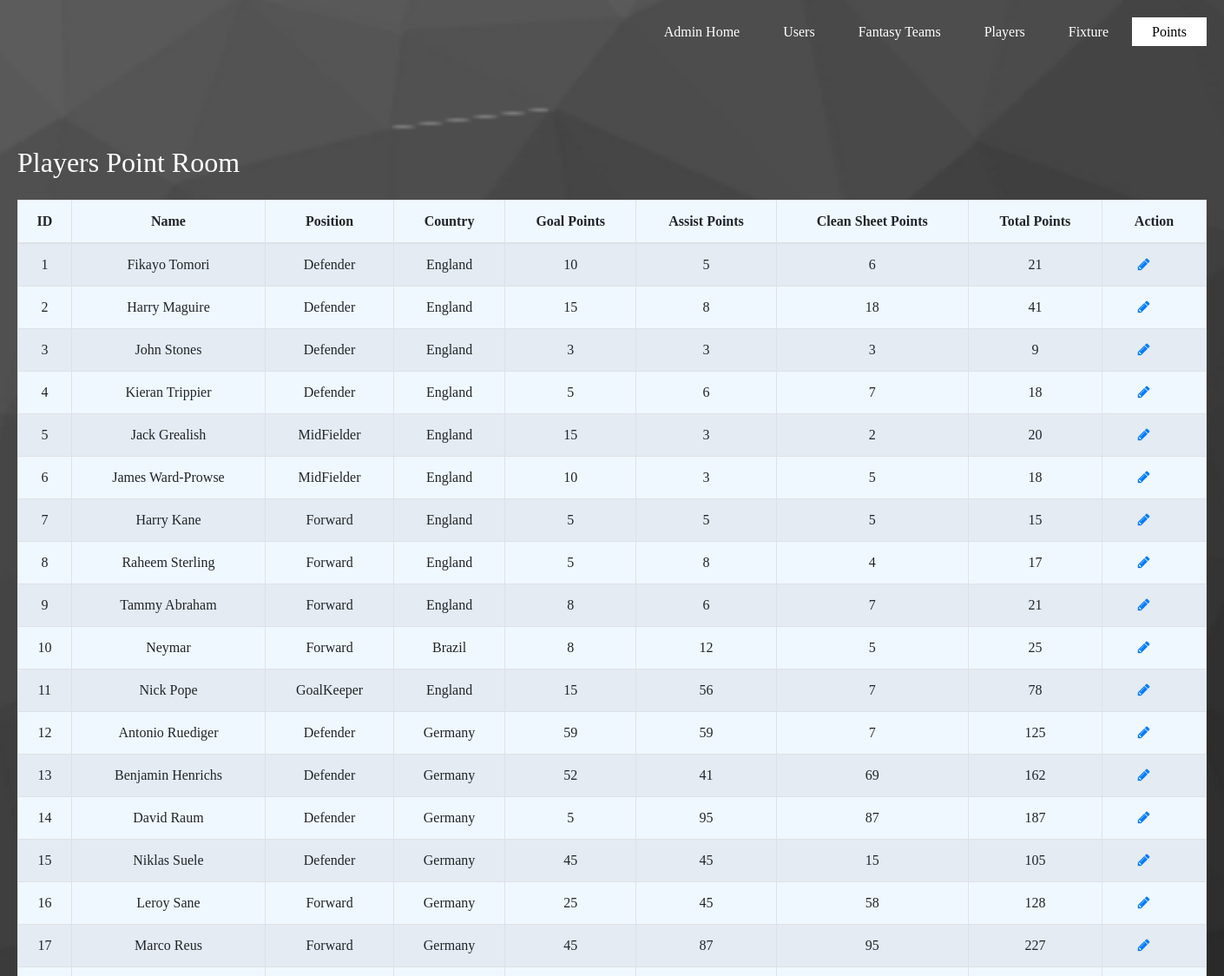
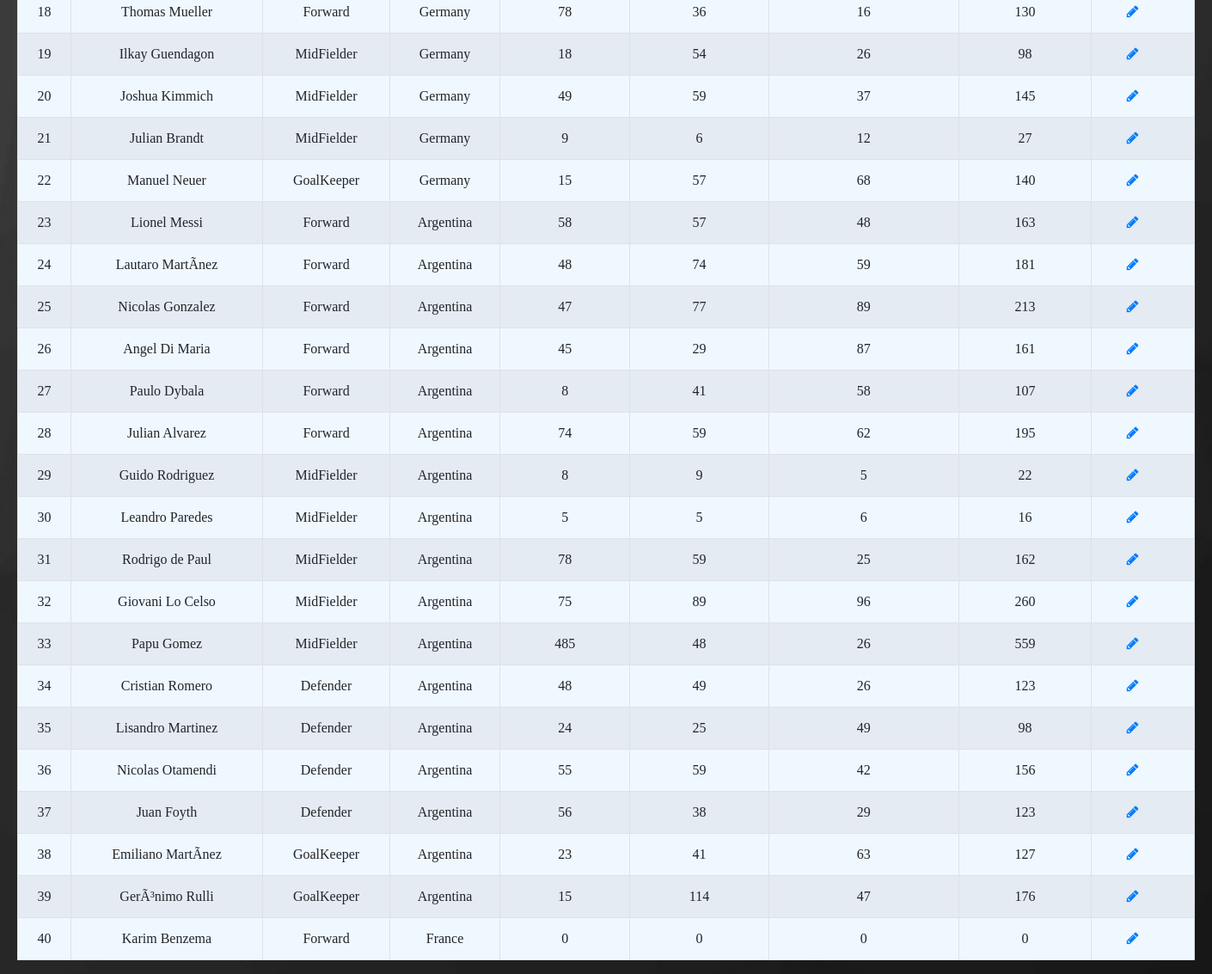
Screenshot of /Points_Room.php with the database file from the repository (2 pictures, top to bottom).
### tables this page shows
CREATE TABLE `players` (
  `Country` text NOT NULL,
  `id` int(100) NOT NULL,
  `Position` varchar(100) NOT NULL,
  `Name` varchar(100) NOT NULL,
  `age` int(100) NOT NULL,
  `apps` int(100) NOT NULL,
  `goals` int(100) NOT NULL,
  `goalp` int(100) NOT NULL,
  `assistp` int(100) NOT NULL,
  `cleanp` int(100) NOT NULL,
  `points` int(100) NOT NULL
);

### Points_Room.php (the view, shortened to what this page needs)
<!DOCTYPE html>
<html lang="en">
<head>
    <link rel="stylesheet" href="https://stackpath.bootstrapcdn.com/bootstrap/4.5.2/css/bootstrap.min.css">
    <link rel="stylesheet" href="https://maxcdn.bootstrapcdn.com/font-awesome/4.7.0/css/font-awesome.min.css">
    <link rel="stylesheet" type="text/css" href="styleadminhome.css">
    <link rel="stylesheet" href="matches.css">
    <body >
</head>
<body>
    <div class="wrapper">
        <div class="container-fluid">
            <div class="row" >
                <div class="col-md-12">
                    <div class="main">
                        <ul>
                            <li ><a href="adminhome.php">Admin Home</a></li>
                            <li><a href="usertest.php">Users</a></li>
                            <li><a href="fantasyadmin.php">Fantasy Teams</a></li>
                            <li><a href="control_player.php">Players</a></li>
                            <li><a href="admin_fixture.php">Fixture</a></li>
                            <li class="active"><a href="Points_Room.php">Points</a></li>
                        </ul>
                    </div>
                    <div class="mt-5 mb-3 clearfix" >
                        <h2 class="pull-left" style="color: white;margin-top :120px;">Players Point Room</h2>
                    </div>
                    <?php
                    require_once "config.php";
                    $sql = "SELECT * FROM players";
                    if($result = mysqli_query($conn, $sql)){
                        if(mysqli_num_rows($result) > 0){
                            echo '<table class="table table-bordered table-striped">';
                                echo "<thead>";
                                    echo "<tr>";
                                        echo "<th>ID</th>";
                                        echo "<th>Name</th>";
                                        echo "<th>Position</th>";
                                        echo "<th>Country</th>";
                                        echo "<th>Goal Points</th>";
                                        echo "<th>Assist Points</th>";
                                        echo "<th>Clean Sheet Points</th>";
                                        echo "<th>Total Points</th>";
                                        echo "<th>Action</th>";
                                    echo "</tr>";
                                echo "</thead>";
                                echo "<tbody>";
                                while($row = mysqli_fetch_array($result)){
                                    echo "<tr>";
                                        echo "<td>" . $row['id'] . "</td>";
                                        echo "<td>" . $row['Name'] . "</td>";
                                        echo "<td>" . $row['Position'] . "</td>";
                                        echo "<td>" . $row['Country'] . "</td>";
                                        echo "<td>" . $row['goalp'] . "</td>";
                                        echo "<td>" . $row['assistp'] . "</td>";
                                        echo "<td>" . $row['cleanp'] . "</td>";
                                        $sum = $row['assistp']+ $row['goalp'] +$row['cleanp'];
                                        echo "<td>" .$sum . "</td>";
                                        echo "<td>";
                                            echo '<a href="points_update.php?id='. $row['id'] .'" class="mr-3" title="Update Points" data-toggle="tooltip"><span class="fa fa-pencil"></span></a>';
                                        echo "</td>";
                                    echo "</tr>";
                                }
                                echo "</tbody>";
                            echo "</table>";
                        } else{
                            echo '<div class="alert alert-danger"><em>No records were found.</em></div>';
                        }
                    } else{
                        echo "Oops! Something went wrong. Please try again later.";
                    }
                    ?>
                </div>
            </div>
        </div>
    </div>
</body>
</html>

### styleadminhome.css (style rules this page uses)
* { margin: 0; padding: 0; font-family:'myFirstFont'; }
ul { float: right; list-style-type: none; margin-top: 25px; }
ul li { display: inline-block; }
ul li a { text-decoration: none; color: #fff; padding: 5px 20px; border: 3px solid transparent; transition: 0.6s ease; }
ul li.active a { background-color: #fff; color: #000; }
.main { max-width: 1400px; margin: auto; }

### matches.css (style rules this page uses)
* { padding: 0; outline: 0; font-family:'myFirstFont'; text-align: center; }
body { height: 100%; background-image: url(10.jpg); background-size: cover; background-repeat: no-repeat; background-position: fill; }

### Points_Room.php (style rules this page uses)
.wrapper { width: 1400px; margin: 0 auto; }
table tr td:last-child { width: 120px; }
table { background-color:aliceblue; }
* { margin: 0; padding: 0; font-family:'myFirstFont'; }
body { background-image: url("8.png"); background-repeat: no-repeat, repeat; height: cover; background-size: cover; background-position: center; }

### rows the page displays
players: id "1", Name "Fikayo Tomori", Position "Defender", Country "England", goalp "10", assistp "5", cleanp "6", sum "21"
players: id "2", Name "Harry Maguire", Position "Defender", Country "England", goalp "15", assistp "8", cleanp "18", sum "41"
players: id "3", Name "John Stones", Position "Defender", Country "England", goalp "3", assistp "3", cleanp "3", sum "9"
players: id "4", Name "Kieran Trippier", Position "Defender", Country "England", goalp "5", assistp "6", cleanp "7", sum "18"
players: id "5", Name "Jack Grealish", Position "MidFielder", Country "England", goalp "15", assistp "3", cleanp "2", sum "20"
players: id "6", Name "James Ward-Prowse", Position "MidFielder", Country "England", goalp "10", assistp "3", cleanp "5", sum "18"
players: id "7", Name "Harry Kane", Position "Forward", Country "England", goalp "5", assistp "5", cleanp "5", sum "15"
players: id "8", Name "Raheem Sterling", Position "Forward", Country "England", goalp "5", assistp "8", cleanp "4", sum "17"
players: id "9", Name "Tammy Abraham", Position "Forward", Country "England", goalp "8", assistp "6", cleanp "7", sum "21"
players: id "10", Name "Neymar", Position "Forward", Country "Brazil", goalp "8", assistp "12", cleanp "5", sum "25"
players: id "11", Name "Nick Pope", Position "GoalKeeper", Country "England", goalp "15", assistp "56", cleanp "7", sum "78"
players: id "12", Name "Antonio Ruediger", Position "Defender", Country "Germany", goalp "59", assistp "59", cleanp "7", sum "125"
players: id "13", Name "Benjamin Henrichs", Position "Defender", Country "Germany", goalp "52", assistp "41", cleanp "69", sum "162"
players: id "14", Name "David Raum", Position "Defender", Country "Germany", goalp "5", assistp "95", cleanp "87", sum "187"
players: id "15", Name "Niklas Suele", Position "Defender", Country "Germany", goalp "45", assistp "45", cleanp "15", sum "105"
players: id "16", Name "Leroy Sane", Position "Forward", Country "Germany", goalp "25", assistp "45", cleanp "58", sum "128"
players: id "17", Name "Marco Reus", Position "Forward", Country "Germany", goalp "45", assistp "87", cleanp "95", sum "227"
players: id "18", Name "Thomas Mueller", Position "Forward", Country "Germany", goalp "78", assistp "36", cleanp "16", sum "130"
players: id "19", Name "Ilkay Guendagon", Position "MidFielder", Country "Germany", goalp "18", assistp "54", cleanp "26", sum "98"
players: id "20", Name "Joshua Kimmich", Position "MidFielder", Country "Germany", goalp "49", assistp "59", cleanp "37", sum "145"
players: id "21", Name "Julian Brandt", Position "MidFielder", Country "Germany", goalp "9", assistp "6", cleanp "12", sum "27"
players: id "22", Name "Manuel Neuer", Position "GoalKeeper", Country "Germany", goalp "15", assistp "57", cleanp "68", sum "140"
players: id "23", Name "Lionel Messi", Position "Forward", Country "Argentina", goalp "58", assistp "57", cleanp "48", sum "163"
players: id "24", Name "Lautaro MartÃ­nez", Position "Forward", Country "Argentina", goalp "48", assistp "74", cleanp "59", sum "181"
players: id "25", Name "Nicolas Gonzalez", Position "Forward", Country "Argentina", goalp "47", assistp "77", cleanp "89", sum "213"
players: id "26", Name "Angel Di Maria", Position "Forward", Country "Argentina", goalp "45", assistp "29", cleanp "87", sum "161"
players: id "27", Name "Paulo Dybala", Position "Forward", Country "Argentina", goalp "8", assistp "41", cleanp "58", sum "107"
players: id "28", Name "Julian Alvarez", Position "Forward", Country "Argentina", goalp "74", assistp "59", cleanp "62", sum "195"
players: id "29", Name "Guido Rodriguez", Position "MidFielder", Country "Argentina", goalp "8", assistp "9", cleanp "5", sum "22"
players: id "30", Name "Leandro Paredes", Position "MidFielder", Country "Argentina", goalp "5", assistp "5", cleanp "6", sum "16"
players: id "31", Name "Rodrigo de Paul", Position "MidFielder", Country "Argentina", goalp "78", assistp "59", cleanp "25", sum "162"
players: id "32", Name "Giovani Lo Celso", Position "MidFielder", Country "Argentina", goalp "75", assistp "89", cleanp "96", sum "260"
players: id "33", Name "Papu Gomez", Position "MidFielder", Country "Argentina", goalp "485", assistp "48", cleanp "26", sum "559"
players: id "34", Name "Cristian Romero", Position "Defender", Country "Argentina", goalp "48", assistp "49", cleanp "26", sum "123"
players: id "35", Name "Lisandro Martinez", Position "Defender", Country "Argentina", goalp "24", assistp "25", cleanp "49", sum "98"
players: id "36", Name "Nicolas Otamendi", Position "Defender", Country "Argentina", goalp "55", assistp "59", cleanp "42", sum "156"
players: id "37", Name "Juan Foyth", Position "Defender", Country "Argentina", goalp "56", assistp "38", cleanp "29", sum "123"
players: id "38", Name "Emiliano MartÃ­nez", Position "GoalKeeper", Country "Argentina", goalp "23", assistp "41", cleanp "63", sum "127"
players: id "39", Name "GerÃ³nimo Rulli", Position "GoalKeeper", Country "Argentina", goalp "15", assistp "114", cleanp "47", sum "176"
players: id "40", Name "Karim Benzema", Position "Forward", Country "France", goalp "0", assistp "0", cleanp "0"
